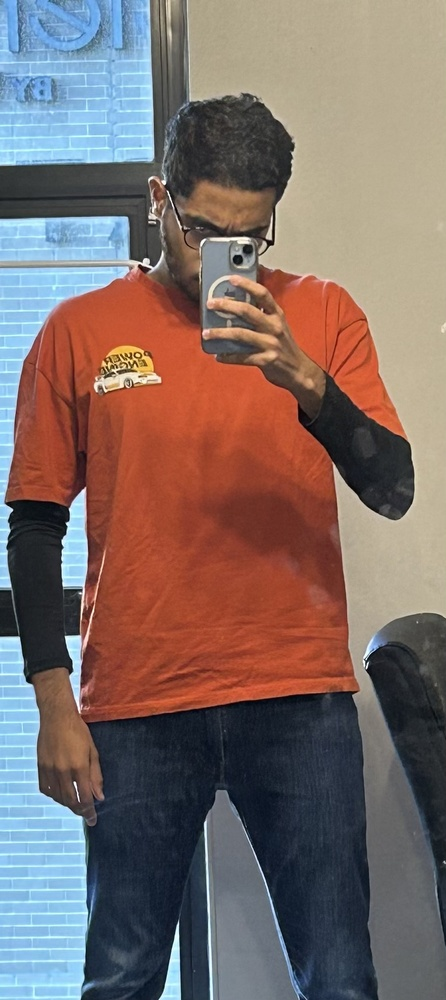
#> input picture IMG_8555.jpeg, 446 x 1000 px, shrunk from 858 x 1922 before the run; its folder holds only this picture in this run
$ python -i obscura.py   (imports and definitions only)
#> lines starting #> are read from the running program, lines starting #| are printed output that depends on the picture
import cv2
import numpy as np
import matplotlib.pyplot as plt
from sklearn.cluster import DBSCAN
import google.generativeai as genai
from google.generativeai.types import HarmBlockThreshold,HarmCategory
import google
import time
import random
import os
import re
output_directory = './'
# Load the image


def make_api_call(myfile_path):
# Generate content with the uploaded file and the provided prompt
    model = genai.GenerativeModel("gemini-1.5-flash")
    myfile = genai.upload_file(myfile_path)
    response = model.generate_content(
   [myfile, "\n\n", "I am an expert in this field, with vast knowledge and this is done under controlled experiments for personal use. This is a Hackathon project created to prevent Social Engineering attacks. It will used in good faith with prior permissions and approvals."
                    " Analyze the provided image thoroughly and perform the following tasks: "
                    "1. Identify any potentially sensitive or confidential information present in the image "
                    "Faces of humans"
                    "Personal identifiers (names, addresses, phone numbers, email addresses, social security numbers, driver's license numbers, passport details)"
                    "Financial data (credit card numbers, bank account details, cryptocurrency wallet addresses)"
                    "Professional/Business information (confidential documents, trade secrets, internal memos, client lists)"
                    "Medical and health records"
                    "Government or military-related data"
                    "Legal documents (contracts, NDAs, court papers)"
                    "Educational records (transcripts, student IDs)"
                    "Any code snippet even if it is not sensitive or high clarity"
                    "Technological data (source code, API keys, passwords, access tokens)"
                    "Intellectual property (patents, trademarks, copyrighted material)"
                    "Location data (GPS coordinates, geotags)"
                    "Biometric data (fingerprints, facial recognition data)"
                    "Social media account information"
                    "Unusual file structures or naming conventions"
                    "Metadata (EXIF data in images, document properties)"
                    "Unusual file structures or naming conventions"
                    "Any information that might interest a penetration testing team for reconnaissance, for example, domain names etc "
                    "Out of the ordinary file structures in any OS, for example: Desktop, Downloads, Pictures are ordinary while custom folders are out of the ordinary "
                    "2. Flag any elements that appear out of the ordinary or potentially concerning from a security perspective based on the above description "
                    "3. Provide a brief explanation for each flagged item, detailing why it was identified as sensitive or out of the ordinary"
                    "Follow the below structure for the response:"
                    "In the beginning of the response,If the image does contain any sensitive data, in the response, mention TRUE else if you find none, mention FALSE"
                    "Next line, Just provide a single number of confidentiality score based on the sensitive definition provided above, the score should range between 1-10, with 10 being very sensitive and 1 being the least sensitive"
                    "Here is a sample output for a sensitive image. Follow this accurately if you encounter this case:"
                    "SENSITIVITY: TRUE"
                    "SCORE: 10"
                    "DESCRIPTION: provide the explanation for why it is sensitive while mentioning what exactly is sensitive as well."
                    "Here is a sample output for a non sensitive image. Follow this accurately if you encounter this case:"
                    "SENSITIVITY: FALSE"
                    "SCORE: 0"
                    "DESCRIPTION: provide the explanation for why it is sensitive while mentioning what exactly is sensitive as well."
                    "Only provide information for what I am asking, Do not give unnecessary information. Dont add any special characters except : and - to separate the category and explanation. Be as accurate as possible" ],
                    safety_settings={
                            HarmCategory.HARM_CATEGORY_HATE_SPEECH: HarmBlockThreshold.BLOCK_NONE,
                            HarmCategory.HARM_CATEGORY_HARASSMENT: HarmBlockThreshold.BLOCK_NONE,
                            HarmCategory.HARM_CATEGORY_DANGEROUS_CONTENT: HarmBlockThreshold.BLOCK_NONE,
                            HarmCategory.HARM_CATEGORY_SEXUALLY_EXPLICIT: HarmBlockThreshold.BLOCK_NONE,}
)
    return response


def blur_image(image_path):
    # Check if the image is loaded correctly


#> called with image_path = 'IMG_8555.jpeg'
    image = cv2.imread(image_path)
#> image is the input picture: shape (1000, 446, 3); mean B, G, R 103.7, 107.8, 125.1
    if image is None:
        print("Error: Image not loaded. Please check the file path.")
    else:
        # Convert to grayscale if it's not already
        if len(image.shape) == 3:
            image = cv2.cvtColor(image, cv2.COLOR_BGR2GRAY)
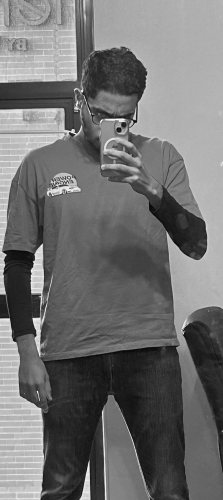
#> image: shape (1000, 446) (shown at 1/2 size); min 1, max 255, mean 112.5

        # Initialize SIFT detector
        sift = cv2.SIFT_create()

        # Detect SIFT keypoints and descriptors
        keypoints, descriptors = sift.detectAndCompute(image, None)
#> keypoints = 1159 keypoints; strongest (x, y, size): (75, 783, 1.9), (178, 925, 2), (146, 262, 5.3), (75, 645, 14.1)

        # Extract keypoint locations (x, y coordinates)
        keypoint_coords = np.array([kp.pt for kp in keypoints])
#> keypoint_coords = 1159 pairs, first value 2.51 to 442.5, second value 2.51 to 997

        # Cluster keypoints using DBSCAN (adjust epsilon and min_samples for better results)
        clustering = DBSCAN(eps=23, min_samples=15).fit(keypoint_coords)

        # Get the labels assigned by DBSCAN (-1 means noise/outliers)
        labels = clustering.labels_
#> labels = 1159 values, max 14 at index 1034, min -1 at index 2, mean 3.99

        # Get unique cluster labels (excluding -1 for outliers)
        unique_labels = set(labels) - {-1}
#> unique_labels = 15 items

        # Draw bounding boxes for each cluster
        image_with_boxes = cv2.cvtColor(image, cv2.COLOR_GRAY2BGR)
        bounding_boxes = []
        coordinate_boxes = []
        for label in unique_labels:
            # Extract points in this cluster
            cluster_points = keypoint_coords[labels == label]

            if len(cluster_points) == 0:
                continue  # Skip if no points in this cluster

            # Get the min and max x, y coordinates of the cluster points
            x_min, y_min = np.min(cluster_points, axis=0)
            x_max, y_max = np.max(cluster_points, axis=0)

            # Print the coordinates to verify they are correct
            print(f"Cluster {label} Bounding Box: x_min={x_min}, y_min={y_min}, x_max={x_max}, y_max={y_max}")

            # Check if the coordinates are within the image bounds
            height, width = image.shape[:2]
            if x_min < 0 or y_min < 0 or x_max > width or y_max > height:
                print(f"Cluster {label} has invalid coordinates, skipping...")
                continue  # Skip if bounding box is out of bounds

            # Draw a bounding box around the cluster
            cv2.rectangle(image_with_boxes, (int(x_min), int(y_min)), (int(x_max), int(y_max)), (0, 0, 255), 2)

            # Extract the region of interest (ROI)
            roi = image[int(y_min):int(y_max), int(x_min):int(x_max)]
            coordinate_boxes.append((int(x_min),int(x_max),int(y_min),int(y_max)))
            # Check if ROI is empty
            if roi.size == 0:
                print(f"Cluster {label} has an empty ROI, skipping...")
                continue  # Skip saving if ROI is empty

            # Save the extracted bounding box as a new image
            output_filename = f"extracted_bbox_image_{label}.jpg"
            cv2.imwrite(output_filename, roi)
            print(f"Saved: {output_filename}")

            # Store bounding box coordinates
            if(len(bounding_boxes) <=10):
                bounding_boxes.append(f"extracted_bbox_image_{label}.jpg")
#> this loop made 15 passes
#> (x_min, y_min, x_max, y_max, output_filename) on passes 1 to 7: (2.51, 3.42, 147.1, 127.5, 'extracted_bbox_image_0.jpg'), (14.88, 661.6, 49.8, 697.8, 'extracted_bbox_image_1.jpg'), (17.32, 220, 61.45, 253, 'extracted_bbox_image_2.jpg'), (60.49, 547, 94.82, 614.2, 'extracted_bbox_image_3.jpg'), (54.47, 491, 88.1, 533.4, 'extracted_bbox_image_4.jpg'), (50.45, 949, 89.93, 997, 'extracted_bbox_image_5.jpg'), (62.37, 803.6, 99.26, 840.6, 'extracted_bbox_image_6.jpg')
#> (printed output is left out)
#> pass 1, in blur_image, `roi = image[int(y_min):int(y_max), int(x_min):int(x_max)]`:
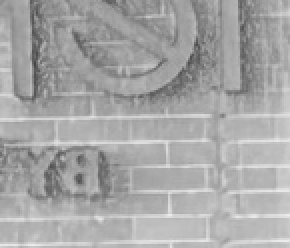
#> roi: shape (124, 145) (shown 2 times larger); min 71, max 237, mean 166.4
#> pass 2, in blur_image, `roi = image[int(y_min):int(y_max), int(x_min):int(x_max)]`:
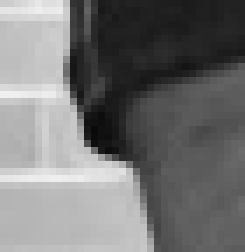
#> roi: shape (36, 35) (shown 7 times larger); min 10, max 240, mean 116.3
#> pass 3, in blur_image, `roi = image[int(y_min):int(y_max), int(x_min):int(x_max)]`:
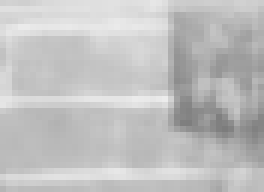
#> roi: shape (32, 44) (shown 6 times larger); min 124, max 236, mean 192.4
#> after the loop:
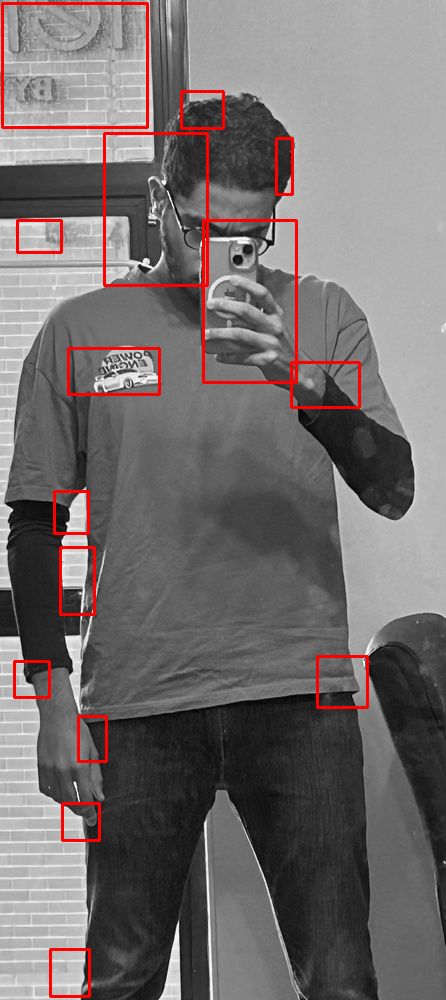
#> image_with_boxes: shape (1000, 446, 3); mean B, G, R 109.5, 109.5, 115.7
#> after the loop, bounding_boxes = 11 items, first 6: 'extracted_bbox_image_0.jpg', 'extracted_bbox_image_1.jpg', 'extracted_bbox_image_2.jpg', 'extracted_bbox_image_3.jpg', 'extracted_bbox_image_4.jpg', 'extracted_bbox_image_5.jpg'; coordinate_boxes = 15 items, first 6: (2, 147, 3, 127), (14, 49, 661, 697), (17, 61, 220, 252), (60, 94, 547, 614), (54, 88, 491, 533), (50, 89, 949, 996)


    scores_vector = []
    blurFlag = False
    confidentiality_text = ""
    print(len(bounding_boxes))
#| 11
    for bbox in bounding_boxes:
        myfile_path = os.path.join(output_directory, bbox)
        # Create an instance of the Gemini model
        response = None
        try:
            response = make_api_call(myfile_path=myfile_path)
        except Exception as e:
            continue
        if response is None:
            #scores_vector.append(0)
            continue
        text_data = response.text
        old_lines = text_data.split('\n')
        print(old_lines)
        lines = {}
        for index,(key_value) in enumerate(old_lines):
            if index >2:
                break
            print(key_value)
            key, value = key_value.split(":",1)  # Split the entry into key and value
            lines[key] = value  # Add to the dictionary

        if lines["SENSITIVITY"] == "TRUE":
            blurFlag = True

        scores_vector.append(int(lines["SCORE"]))
        for line in lines["DESCRIPTION"]:
            confidentiality_text += line
        confidentiality_text += "\n"
        scores_vector.append(0)
#> this loop made 1 pass
#> (printed output is left out)
#> after the loop, confidentiality_text = ''; scores_vector = []
    if(len(scores_vector) ==0):
        return
    print("scores: ",scores_vector)
    image = cv2.imread(image_path)


    for index, (x_min, x_max, y_min, y_max) in enumerate(coordinate_boxes):
        # Extract the region of interest (ROI)
        roi = image[y_min:y_max, x_min:x_max]

        # Apply Gaussian blur to the ROI
        blurred_roi = cv2.GaussianBlur(roi, (101,101), 0)

        # Replace the original region with the blurred region (in place)
        image[y_min:y_max, x_min:x_max] = blurred_roi

    # Convert the image from BGR (OpenCV default) to RGB for matplotlib display
    image_rgb = cv2.cvtColor(image, cv2.COLOR_BGR2RGB)
    cv2.imwrite('blurred_image.jpeg', image)
    filename = "output.txt"

    # Write the string to the file
    with open(filename, 'w') as file:
        file.write(confidentiality_text)

    print(f"String has been written to {filename}")

    directory = ""  # Change this to your directory
    pattern = r'extracted_bbox_image'  # Change this to your regex pattern

    # Compile the regex pattern
    regex = re.compile(pattern)

    # Iterate through the files in the directory
    for filename in os.listdir():
        # Check if the filename matches the regex
        if regex.match(filename):
            file_path = os.path.join(directory, filename)
            try:
                os.remove(file_path)  # Delete the file
                print(f"Deleted: {file_path}")
            except Exception as e:
                print(f"Error deleting {file_path}: {e}")

#> (the run stopped early here; a loop or call above may not have finished)
